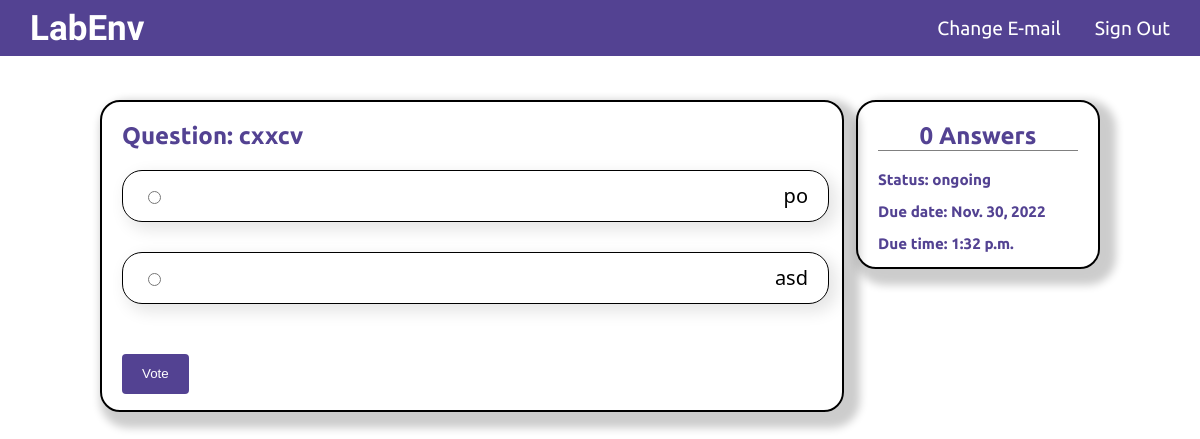
The page /lab/question/26 (signed in) on the database its author committed.
### lab/models.py (models this page shows)
class Poll(models.Model):
    assignment_in = models.OneToOneField(Assignment,on_delete=models.CASCADE,default=False)
    question = models.TextField(max_length=500)
    option_one = models.CharField(max_length=30,blank=True)
    option_two = models.CharField(max_length=30,blank=True)
    option_three = models.CharField(max_length=30,blank=True)
    option_four = models.CharField(max_length=30,blank=True)
    option_five = models.CharField(max_length=30,blank=True)
    option_one_count = models.IntegerField(default=-1)
    option_two_count = models.IntegerField(default=-1)
    option_three_count = models.IntegerField(default=-1)
    option_four_count = models.IntegerField(default=-1)
    option_five_count = models.IntegerField(default=-1)

class Assignment(models.Model):
    class_in = models.ForeignKey(ClassRoom,on_delete=models.CASCADE)
    type = models.CharField(max_length=100,default="Question")
    created = models.DateTimeField(auto_now_add=True)
    updated = models.DateTimeField(auto_now=True)
    due_date = models.DateField(blank=True)
    due_time = models.TimeField(default=False,blank=True)
    status = models.CharField(default='ongoing',max_length=20)
    question = models.TextField(max_length=500)
    class Meta:
        ordering = ['-created']

### lab/views.py (the view)
# urls.py: path('question/<str:pk>', views.question, name='question'),
@login_required(login_url='/accounts/login')
def question(request,pk):
    assignment = Assignment.objects.get(id=pk)
    answers = assignment.answer_set.all()
    poll=None
    voters=[]
    if assignment.type == 'poll':
        poll = assignment.poll
        voters = poll.voter_set.all()
    if assignment.type == 'assignment':
        return redirect('compiler',pk=pk)
    form = add_answer_form()
    vote_list = []
    for voter in voters:
        vote_list.append(voter.voter)
    return render(request, 'lab/question.html',{'assignment':assignment,'form':form,'answers':answers,'poll':poll,"voters":vote_list})

### lab/forms.py
class add_answer_form(forms.Form):
    answer = forms.CharField(widget=forms.Textarea(
        attrs={ 'placeholder': 'Add an answer','class':'answer_text_area'}))

### templates/lab/question.html (shortened to what this page needs)
{% extends "account/base.html" %}
{% load static %}
{% block content %}
<div class='answers'>
    <div class='answer_div'>
        {% if assignment.type|lower == "poll"|lower %}
        <div class="answer_area">
            <h2 class='heading'>Question: {{ poll.question }}</h2>
                {% if user not in voters %}
                    <form method="post" action="{% url 'vote' pk=poll.id %}" class="loginform">
                        {% if poll.option_three %}
                            <div class="vote">
                                <input type="radio" name="poll" value="option3">
                                <label class="poll_label">
                                    {{ poll.option_three }}
                                </label>
                            </div>
                        {% endif %}
                        {% if poll.option_four %}
                            <div class="vote">
                                <input type="radio" name="poll" value="option4">
                                <label class="poll_label">
                                    {{ poll.option_four }}
                                </label>
                            </div>
                        {% endif %}
                        <button type='submit' ><span>Vote</span></button>
                    </form>
                {% endif %}
            </div>
        {% endif %}
        <div class='answer_desc'>
            <h2 class='heading'>{{answers.count}} Answers</h2>
            <div>
                <h3>Status: {{ assignment.status }}</h3>
                <h3>Due date: {{ assignment.due_date }}</h3>
                <h3>Due time: {{ assignment.due_time }}</h3>
            </div>
        </div>
    </div>
</div>
{% endblock %}

### assets/accounts/styles.css (style rules this page uses)
body { margin: 0; margin-top: 55px; background-color: white; }
.loginform { display:grid; }
.loginform > button { width:max-content; padding-left: 20px; padding-right: 20px; margin-top: 20px; margin-left: 0%; border: none; border-radius: 4px; height: 40px; background-color: #534292; color:white; }
.heading { color: #534292; font-size: x-large; font-family: 'Ubuntu', sans-serif; }
.answer_div { display: flex; flex-direction: row; height: auto; margin: 100px 100px 30px 100px; justify-content: space-between; }
.answer_area, .answer_desc { border: 2px solid black; border-radius: 20px; padding: 0 20px 0 20px; box-shadow: 8px 8px 8px 8px rgba(0, 0, 0, 0.2); }
.answer_area { width: 70%; display: flex; flex-direction: column; }
.answer_desc { height: 26%; width: 20%; }
.answer_desc > h2 { text-align: center; border-bottom: 1px solid grey; }
.answer_desc > div { justify-content: space-evenly; color: #534292; font-size: small; font-family: 'Ubuntu', sans-serif; }
.vote { width: 95%; display: flex; justify-content: space-between; border: 1px solid black; border-radius: 20px; padding: 0 20px 0 20px; box-shadow: 6px 6px 16px 2px rgba(0, 0, 0, 0.1); margin-bottom: 30px; height: 50px; align-items: center; }
.poll_label { font-family: 'Segoe UI', Tahoma, Geneva, Verdana, sans-serif; font-size: 20px; }

### rows shown on the page
Poll: question "cxxcv", option_three "po", option_four "asd"
Assignment: count "0", status "ongoing", due_date "Nov. 30, 2022", due_time "1:32 p.m."
